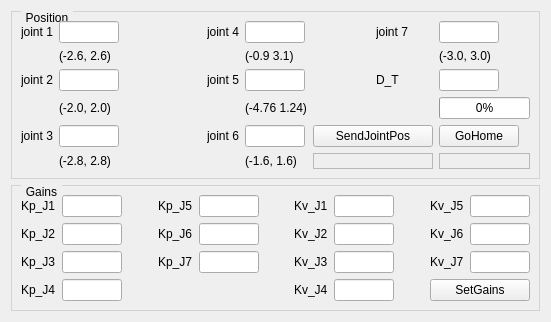
          <widget class="QWidget" name="JointSpaceControlTab">
           <attribute name="title">
            <string>Joint Space Control</string>
           </attribute>
           <layout class="QVBoxLayout" name="verticalLayout_5">
            <item>
             <widget class="QGroupBox" name="JointSpacePosGroupBox">
              <property name="styleSheet">
               <string notr="true">QGroupBox {
    border: 1px solid lightgray;
    margin-top: 0.5em;
}

QGroupBox::title {
    subcontrol-origin: margin;
    left: 10px;
    padding: 0 3px 0 3px;
}</string>
              </property>
              <property name="title">
               <string>Position</string>
              </property>
              <layout class="QGridLayout" name="gridLayout_5">
               <item row="0" column="2">
                <spacer name="JointPosSpacer1">
                 <property name="orientation">
                  <enum>Qt::Horizontal</enum>
                 </property>
                 <property name="sizeHint" stdset="0">
                  <size>
                   <width>82</width>
                   <height>20</height>
                  </size>
                 </property>
                </spacer>
               </item>
               <item row="2" column="3">
                <widget class="QLabel" name="JointPos5SetLabel">
                 <property name="text">
                  <string>joint 5</string>
                 </property>
                </widget>
               </item>
               <item row="0" column="8">
                <widget class="QLineEdit" name="Joint7PosText">
                 <property name="maximumSize">
                  <size>
                   <width>60</width>
                   <height>30</height>
                  </size>
                 </property>
                </widget>
               </item>
               <item row="0" column="5">
                <spacer name="JointPosSpacer4">
                 <property name="orientation">
                  <enum>Qt::Horizontal</enum>
                 </property>
                 <property name="sizeHint" stdset="0">
                  <size>
                   <width>82</width>
                   <height>20</height>
                  </size>
                 </property>
                </spacer>
               </item>
               <item row="2" column="6">
                <widget class="QLabel" name="JointPosDurationLabel">
                 <property name="text">
                  <string>D_T</string>
                 </property>
                </widget>
               </item>
               <item row="4" column="3">
                <widget class="QLabel" name="JointPos6SetLabel">
                 <property name="text">
                  <string>joint 6</string>
                 </property>
                </widget>
               </item>
               <item row="3" column="1">
                <widget class="QLabel" name="label_5">
                 <property name="maximumSize">
                  <size>
                   <width>16777215</width>
                   <height>25</height>
                  </size>
                 </property>
                 <property name="text">
                  <string>(-2.0, 2.0)</string>
                 </property>
                </widget>
               </item>
               <item row="0" column="6">
                <widget class="QLabel" name="JointPos7SetLabel">
                 <property name="text">
                  <string>joint 7</string>
                 </property>
                </widget>
               </item>
               <item row="2" column="0">
                <widget class="QLabel" name="JointPos2SetLabel">
                 <property name="text">
                  <string>joint 2</string>
                 </property>
                </widget>
               </item>
               <item row="4" column="4">
                <widget class="QLineEdit" name="Joint6PosText">
                 <property name="maximumSize">
                  <size>
                   <width>60</width>
                   <height>30</height>
                  </size>
                 </property>
                </widget>
               </item>
               <item row="4" column="1">
                <widget class="QLineEdit" name="Joint3PosText">
                 <property name="maximumSize">
                  <size>
                   <width>60</width>
                   <height>30</height>
                  </size>
                 </property>
                </widget>
               </item>
               <item row="0" column="4">
                <widget class="QLineEdit" name="Joint4PosText">
                 <property name="maximumSize">
                  <size>
                   <width>60</width>
                   <height>30</height>
                  </size>
                 </property>
                </widget>
               </item>
               <item row="4" column="8">
                <widget class="QPushButton" name="button_GoHome">
                 <property name="sizePolicy">
                  <sizepolicy hsizetype="Fixed" vsizetype="Fixed">
                   <horstretch>0</horstretch>
                   <verstretch>2</verstretch>
                  </sizepolicy>
                 </property>
                 <property name="text">
                  <string>GoHome</string>
                 </property>
                </widget>
               </item>
               <item row="5" column="4">
                <widget class="QLabel" name="label_9">
                 <property name="maximumSize">
                  <size>
                   <width>16777215</width>
                   <height>25</height>
                  </size>
                 </property>
                 <property name="text">
                  <string>(-1.6, 1.6)</string>
                 </property>
                </widget>
               </item>
               <item row="0" column="1">
                <widget class="QLineEdit" name="Joint1PosText">
                 <property name="maximumSize">
                  <size>
                   <width>60</width>
                   <height>30</height>
                  </size>
                 </property>
                </widget>
               </item>
               <item row="1" column="4">
                <widget class="QLabel" name="label_7">
                 <property name="maximumSize">
                  <size>
                   <width>16777215</width>
                   <height>25</height>
                  </size>
                 </property>
                 <property name="text">
                  <string>(-0.9 3.1)</string>
                 </property>
                </widget>
               </item>
               <item row="0" column="0">
                <widget class="QLabel" name="JointPos1SetLabel">
                 <property name="text">
                  <string>joint 1</string>
                 </property>
                </widget>
               </item>
               <item row="2" column="2">
                <spacer name="JointPosSpacer2">
                 <property name="orientation">
                  <enum>Qt::Horizontal</enum>
                 </property>
                 <property name="sizeHint" stdset="0">
                  <size>
                   <width>82</width>
                   <height>20</height>
                  </size>
                 </property>
                </spacer>
               </item>
               <item row="1" column="1">
                <widget class="QLabel" name="label_6">
                 <property name="sizePolicy">
                  <sizepolicy hsizetype="Minimum" vsizetype="Preferred">
                   <horstretch>0</horstretch>
                   <verstretch>0</verstretch>
                  </sizepolicy>
                 </property>
                 <property name="maximumSize">
                  <size>
                   <width>16777215</width>
                   <height>25</height>
                  </size>
                 </property>
                 <property name="text">
                  <string>(-2.6, 2.6)</string>
                 </property>
                </widget>
               </item>
               <item row="0" column="3">
                <widget class="QLabel" name="JointPos4SetLabel">
                 <property name="text">
                  <string>joint 4</string>
                 </property>
                </widget>
               </item>
               <item row="2" column="1">
                <widget class="QLineEdit" name="Joint2PosText">
                 <property name="maximumSize">
                  <size>
                   <width>60</width>
                   <height>30</height>
                  </size>
                 </property>
                </widget>
               </item>
               <item row="2" column="5">
                <spacer name="JointPosSpacer5">
                 <property name="orientation">
                  <enum>Qt::Horizontal</enum>
                 </property>
                 <property name="sizeHint" stdset="0">
                  <size>
                   <width>40</width>
                   <height>20</height>
                  </size>
                 </property>
                </spacer>
               </item>
               <item row="3" column="4">
                <widget class="QLabel" name="label_8">
                 <property name="maximumSize">
                  <size>
                   <width>16777215</width>
                   <height>25</height>
                  </size>
                 </property>
                 <property name="text">
                  <string>(-4.76 1.24)</string>
                 </property>
                </widget>
               </item>
               <item row="1" column="8">
                <widget class="QLabel" name="label_10">
                 <property name="maximumSize">
                  <size>
                   <width>16777215</width>
                   <height>25</height>
                  </size>
                 </property>
                 <property name="text">
                  <string>(-3.0, 3.0)</string>
                 </property>
                </widget>
               </item>
               <item row="5" column="1">
                <widget class="QLabel" name="label_4">
                 <property name="maximumSize">
                  <size>
                   <width>16777215</width>
                   <height>25</height>
                  </size>
                 </property>
                 <property name="text">
                  <string>(-2.8, 2.8)</string>
                 </property>
                </widget>
               </item>
               <item row="4" column="2">
                <spacer name="JointPosSpacer3">
                 <property name="orientation">
                  <enum>Qt::Horizontal</enum>
                 </property>
                 <property name="sizeHint" stdset="0">
                  <size>
                   <width>82</width>
                   <height>20</height>
                  </size>
                 </property>
                </spacer>
               </item>
               <item row="4" column="5" colspan="2">
                <widget class="QPushButton" name="button_SendJointPos">
                 <property name="sizePolicy">
                  <sizepolicy hsizetype="Minimum" vsizetype="Fixed">
                   <horstretch>0</horstretch>
                   <verstretch>0</verstretch>
                  </sizepolicy>
                 </property>
                 <property name="minimumSize">
                  <size>
                   <width>10</width>
                   <height>0</height>
                  </size>
                 </property>
                 <property name="text">
                  <string>SendJointPos</string>
                 </property>
                </widget>
               </item>
               <item row="4" column="0">
                <widget class="QLabel" name="JointPos3SetLabel">
                 <property name="text">
                  <string>joint 3</string>
                 </property>
                </widget>
               </item>
               <item row="2" column="4">
                <widget class="QLineEdit" name="Joint5PosText">
                 <property name="maximumSize">
                  <size>
                   <width>60</width>
                   <height>30</height>
                  </size>
                 </property>
                </widget>
               </item>
               <item row="5" column="8">
                <widget class="QLabel" name="GoHomeSentLabel">
                 <property name="minimumSize">
                  <size>
                   <width>70</width>
                   <height>0</height>
                  </size>
                 </property>
                 <property name="frameShape">
                  <enum>QFrame::StyledPanel</enum>
                 </property>
                 <property name="text">
                  <string/>
                 </property>
                </widget>
               </item>
               <item row="2" column="8">
                <widget class="QLineEdit" name="JointPosDurationText">
                 <property name="maximumSize">
                  <size>
                   <width>60</width>
                   <height>16777215</height>
                  </size>
                 </property>
                </widget>
               </item>
               <item row="3" column="8">
                <widget class="QProgressBar" name="progressBar_JointPos">
                 <property name="value">
                  <number>0</number>
                 </property>
                </widget>
               </item>
               <item row="5" column="5" colspan="2">
                <widget class="QLabel" name="JointPosSentLabel">
                 <property name="sizePolicy">
                  <sizepolicy hsizetype="Preferred" vsizetype="Preferred">
                   <horstretch>20</horstretch>
                   <verstretch>0</verstretch>
                  </sizepolicy>
                 </property>
                 <property name="minimumSize">
                  <size>
                   <width>70</width>
                   <height>0</height>
                  </size>
                 </property>
                 <property name="maximumSize">
                  <size>
                   <width>16777215</width>
                   <height>16777215</height>
                  </size>
                 </property>
                 <property name="frameShape">
                  <enum>QFrame::StyledPanel</enum>
                 </property>
                 <property name="text">
                  <string/>
                 </property>
                </widget>
               </item>
              </layout>
             </widget>
            </item>
            <item>
             <widget class="QGroupBox" name="JointSpaceGainGroupBox">
              <property name="styleSheet">
               <string notr="true">QGroupBox {
    border: 1px solid lightgray;
    margin-top: 0.5em;
}

QGroupBox::title {
    subcontrol-origin: margin;
    left: 10px;
    padding: 0 3px 0 3px;
}</string>
              </property>
              <property name="title">
               <string>Gains</string>
              </property>
              <layout class="QGridLayout" name="gridLayout_6">
               <item row="0" column="1">
                <widget class="QLineEdit" name="Joint1KpGainText">
                 <property name="maximumSize">
                  <size>
                   <width>60</width>
                   <height>30</height>
                  </size>
                 </property>
                </widget>
               </item>
               <item row="0" column="7">
                <widget class="QLineEdit" name="Joint1KvGainText">
                 <property name="maximumSize">
                  <size>
                   <width>60</width>
                   <height>30</height>
                  </size>
                 </property>
                </widget>
               </item>
               <item row="0" column="2">
                <spacer name="Joint1KpSpacer">
                 <property name="orientation">
                  <enum>Qt::Horizontal</enum>
                 </property>
                 <property name="sizeHint" stdset="0">
                  <size>
                   <width>20</width>
                   <height>20</height>
                  </size>
                 </property>
                </spacer>
               </item>
               <item row="1" column="2">
                <spacer name="Joint2KpSpacer">
                 <property name="orientation">
                  <enum>Qt::Horizontal</enum>
                 </property>
                 <property name="sizeHint" stdset="0">
                  <size>
                   <width>20</width>
                   <height>20</height>
                  </size>
                 </property>
                </spacer>
               </item>
               <item row="1" column="3">
                <widget class="QLabel" name="Joint6KpGainLabel">
                 <property name="text">
                  <string>Kp_J6</string>
                 </property>
                </widget>
               </item>
               <item row="0" column="3">
                <widget class="QLabel" name="Joint5KpGainLabel">
                 <property name="text">
                  <string>Kp_J5</string>
                 </property>
                </widget>
               </item>
               <item row="1" column="5">
                <spacer name="Joint5KpSpacer">
                 <property name="orientation">
                  <enum>Qt::Horizontal</enum>
                 </property>
                 <property name="sizeHint" stdset="0">
                  <size>
                   <width>21</width>
                   <height>20</height>
                  </size>
                 </property>
                </spacer>
               </item>
               <item row="1" column="6">
                <widget class="QLabel" name="Joint2KvGainLabel">
                 <property name="text">
                  <string>Kv_J2</string>
                 </property>
                </widget>
               </item>
               <item row="1" column="7">
                <widget class="QLineEdit" name="Joint2KvGainText">
                 <property name="maximumSize">
                  <size>
                   <width>60</width>
                   <height>30</height>
                  </size>
                 </property>
                </widget>
               </item>
               <item row="0" column="4">
                <widget class="QLineEdit" name="Joint5KpGainText">
                 <property name="maximumSize">
                  <size>
                   <width>60</width>
                   <height>30</height>
                  </size>
                 </property>
                </widget>
               </item>
               <item row="3" column="7">
                <widget class="QLineEdit" name="Joint4KvGainText">
                 <property name="maximumSize">
                  <size>
                   <width>60</width>
                   <height>30</height>
                  </size>
                 </property>
                </widget>
               </item>
               <item row="3" column="9" colspan="2">
                <widget class="QPushButton" name="button_SetGains">
                 <property name="text">
                  <string>SetGains</string>
                 </property>
                </widget>
               </item>
               <item row="0" column="9">
                <widget class="QLabel" name="Joint5KvGainLabel">
                 <property name="text">
                  <string>Kv_J5</string>
                 </property>
                </widget>
               </item>
               <item row="0" column="10">
                <widget class="QLineEdit" name="Joint5KvGainText">
                 <property name="maximumSize">
                  <size>
                   <width>60</width>
                   <height>30</height>
                  </size>
                 </property>
                </widget>
               </item>
               <item row="2" column="4">
                <widget class="QLineEdit" name="Joint7KpGainText">
                 <property name="maximumSize">
                  <size>
                   <width>60</width>
                   <height>30</height>
                  </size>
                 </property>
                </widget>
               </item>
               <item row="2" column="5">
                <spacer name="Joint6KpSpacer">
                 <property name="orientation">
                  <enum>Qt::Horizontal</enum>
                 </property>
                 <property name="sizeHint" stdset="0">
                  <size>
                   <width>21</width>
                   <height>20</height>
                  </size>
                 </property>
                </spacer>
               </item>
               <item row="2" column="6">
                <widget class="QLabel" name="Joint3KvGainLabel">
                 <property name="text">
                  <string>Kv_J3</string>
                 </property>
                </widget>
               </item>
               <item row="2" column="7">
                <widget class="QLineEdit" name="Joint3KvGainText">
                 <property name="maximumSize">
                  <size>
                   <width>60</width>
                   <height>30</height>
                  </size>
                 </property>
                </widget>
               </item>
               <item row="0" column="8">
                <spacer name="Joint1KvSpacer">
                 <property name="orientation">
                  <enum>Qt::Horizontal</enum>
                 </property>
                 <property name="sizeHint" stdset="0">
                  <size>
                   <width>20</width>
                   <height>20</height>
                  </size>
                 </property>
                </spacer>
               </item>
               <item row="1" column="8">
                <spacer name="Joint2KvSpacer">
                 <property name="orientation">
                  <enum>Qt::Horizontal</enum>
                 </property>
                 <property name="sizeHint" stdset="0">
                  <size>
                   <width>20</width>
                   <height>20</height>
                  </size>
                 </property>
                </spacer>
               </item>
               <item row="1" column="9">
                <widget class="QLabel" name="Joint6KvGainLabel">
                 <property name="text">
                  <string>Kv_J6</string>
                 </property>
                </widget>
               </item>
               <item row="2" column="9">
                <widget class="QLabel" name="Joint7KvGainLabel">
                 <property name="text">
                  <string>Kv_J7</string>
                 </property>
                </widget>
               </item>
               <item row="1" column="4">
                <widget class="QLineEdit" name="Joint6KpGainText">
                 <property name="maximumSize">
                  <size>
                   <width>60</width>
                   <height>30</height>
                  </size>
                 </property>
                </widget>
               </item>
               <item row="1" column="0">
                <widget class="QLabel" name="Joint2KpGainLabel">
                 <property name="text">
                  <string>Kp_J2</string>
                 </property>
                </widget>
               </item>
               <item row="1" column="1">
                <widget class="QLineEdit" name="Joint2KpGainText">
                 <property name="maximumSize">
                  <size>
                   <width>60</width>
                   <height>30</height>
                  </size>
                 </property>
                </widget>
               </item>
               <item row="0" column="5">
                <spacer name="Joint4KpSpacer">
                 <property name="orientation">
                  <enum>Qt::Horizontal</enum>
                 </property>
                 <property name="sizeHint" stdset="0">
                  <size>
                   <width>21</width>
                   <height>20</height>
                  </size>
                 </property>
                </spacer>
               </item>
               <item row="1" column="10">
                <widget class="QLineEdit" name="Joint6KvGainText">
                 <property name="maximumSize">
                  <size>
                   <width>60</width>
                   <height>30</height>
                  </size>
                 </property>
                </widget>
               </item>
               <item row="2" column="0">
                <widget class="QLabel" name="Joint3KpGainLabel">
                 <property name="text">
                  <string>Kp_J3</string>
                 </property>
                </widget>
               </item>
               <item row="2" column="1">
                <widget class="QLineEdit" name="Joint3KpGainText">
                 <property name="maximumSize">
                  <size>
                   <width>60</width>
                   <height>30</height>
                  </size>
                 </property>
                </widget>
               </item>
               <item row="2" column="2">
                <spacer name="Joint3KpSpacer">
                 <property name="orientation">
                  <enum>Qt::Horizontal</enum>
                 </property>
                 <property name="sizeHint" stdset="0">
                  <size>
                   <width>20</width>
                   <height>20</height>
                  </size>
                 </property>
                </spacer>
               </item>
               <item row="2" column="3">
                <widget class="QLabel" name="Joint7KpGainLabel">
                 <property name="text">
                  <string>Kp_J7</string>
                 </property>
                </widget>
               </item>
               <item row="2" column="10">
                <widget class="QLineEdit" name="Joint7KvGainText">
                 <property name="maximumSize">
                  <size>
                   <width>60</width>
                   <height>30</height>
                  </size>
                 </property>
                </widget>
               </item>
               <item row="3" column="0">
                <widget class="QLabel" name="Joint4KpGainLabel">
                 <property name="text">
                  <string>Kp_J4</string>
                 </property>
                </widget>
               </item>
               <item row="3" column="1">
                <widget class="QLineEdit" name="Joint4KpGainText">
                 <property name="maximumSize">
                  <size>
                   <width>60</width>
                   <height>30</height>
                  </size>
                 </property>
                </widget>
               </item>
               <item row="3" column="6">
                <widget class="QLabel" name="Joint4KvGainLabel">
                 <property name="text">
                  <string>Kv_J4</string>
                 </property>
                </widget>
               </item>
               <item row="0" column="0">
                <widget class="QLabel" name="Joint1KpGainLabel">
                 <property name="text">
                  <string>Kp_J1</string>
                 </property>
                </widget>
               </item>
               <item row="2" column="8">
                <spacer name="Joint3KvSpacer">
                 <property name="orientation">
                  <enum>Qt::Horizontal</enum>
                 </property>
                 <property name="sizeHint" stdset="0">
                  <size>
                   <width>20</width>
                   <height>20</height>
                  </size>
                 </property>
                </spacer>
               </item>
               <item row="0" column="6">
                <widget class="QLabel" name="Joint1KvGainLabel">
                 <property name="text">
                  <string>Kv_J1</string>
                 </property>
                </widget>
               </item>
              </layout>
             </widget>
            </item>
           </layout>
          </widget>
